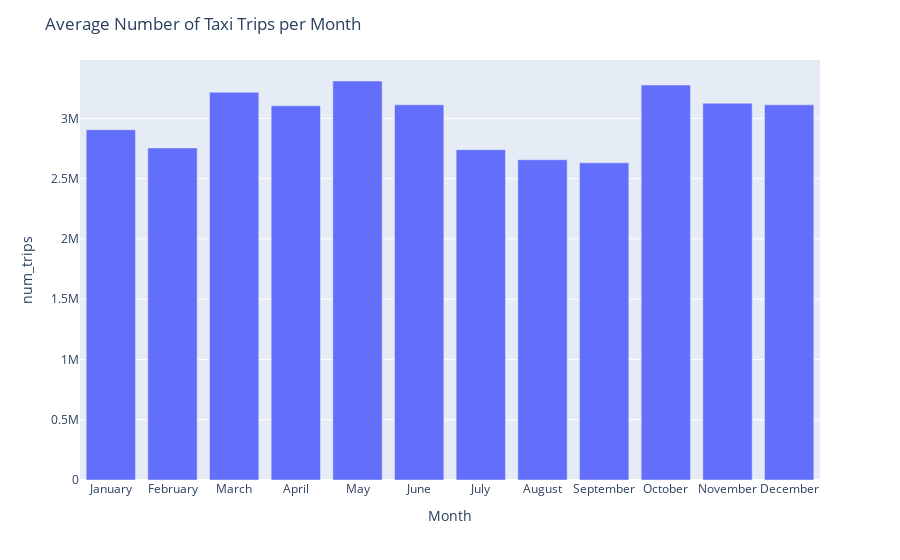

The notebook cell this image was saved under:
### Code cell
# Mapper les numéros de mois aux noms des mois
month_names = {
    1: "January",
    2: "February",
    3: "March",
    4: "April",
    5: "May",
    6: "June",
    7: "July",
    8: "August",
    9: "September",
    10: "October",
    11: "November",
    12: "December"
}

df_monthly['Month'] = df_monthly['month'].map(month_names)

# Tracez le graphique de barres
fig = px.bar(df_monthly, x="Month", y="num_trips", labels={"Month": "Month", "Num_Trips": "Average Number of Trips"})
fig.update_layout(title="Total of Taxi Trips per Month")
fig.show()

### Figure 1 — Plotly figure (JSON) as saved in the notebook; plotly's stock layout.template omitted (floating-point values rounded to 4 significant figures)
{"data": [{"alignmentgroup": "True", "hovertemplate": "Month=%{x}<br>num_trips=%{y}<extra></extra>", "legendgroup": "", "marker": {"color": "#636efa", "pattern": {"shape": ""}}, "name": "", "offsetgroup": "", "orientation": "v", "showlegend": false, "textposition": "auto", "type": "bar", "x": ["January", "February", "March", "April", "May", "June", "July", "August", "September", "October", "November", "December"], "xaxis": "x", "y": [2906641, 2754749, 3217068, 3104611, 3310158, 3112723, 2740824, 2657120, 2631427, 3277334, 3126074, 3112179], "yaxis": "y"}], "layout": {"barmode": "relative", "legend": {"tracegroupgap": 0}, "margin": {"t": 60}, "title": {"text": "Average Number of Taxi Trips per Month"}, "xaxis": {"anchor": "y", "domain": [0, 1], "title": {"text": "Month"}}, "yaxis": {"anchor": "x", "domain": [0, 1], "title": {"text": "num_trips"}}}}
